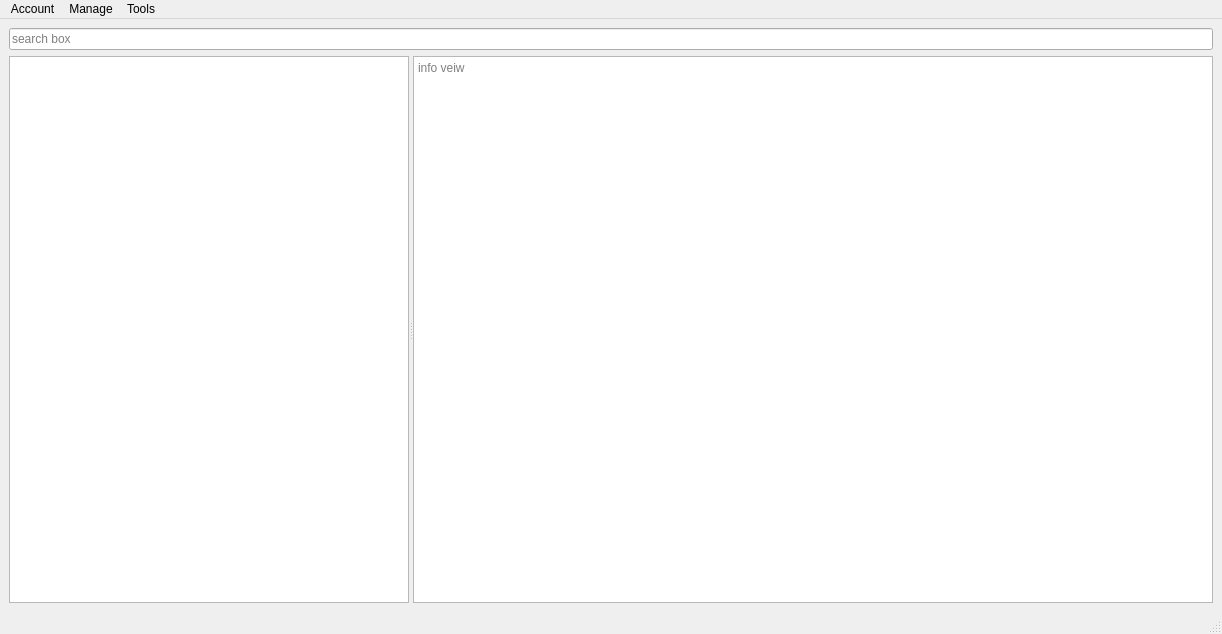
<?xml version="1.0" encoding="UTF-8"?>
<ui version="4.0">
 <class>IMDB</class>
 <widget class="QMainWindow" name="IMDB">
  <property name="geometry">
   <rect>
    <x>0</x>
    <y>0</y>
    <width>1222</width>
    <height>634</height>
   </rect>
  </property>
  <property name="windowTitle">
   <string>IMDB</string>
  </property>
  <widget class="QWidget" name="centralwidget">
   <layout class="QVBoxLayout" name="verticalLayout">
    <item>
     <widget class="QLineEdit" name="search_box">
      <property name="placeholderText">
       <string>search box</string>
      </property>
     </widget>
    </item>
    <item>
     <widget class="QSplitter" name="splitter">
      <property name="orientation">
       <enum>Qt::Horizontal</enum>
      </property>
      <widget class="QListWidget" name="title_list">
       <property name="maximumSize">
        <size>
         <width>400</width>
         <height>16777215</height>
        </size>
       </property>
       <property name="sortingEnabled">
        <bool>true</bool>
       </property>
      </widget>
      <widget class="QPlainTextEdit" name="info_TextEdit">
       <property name="readOnly">
        <bool>true</bool>
       </property>
       <property name="placeholderText">
        <string>info veiw</string>
       </property>
      </widget>
     </widget>
    </item>
   </layout>
  </widget>
  <widget class="QMenuBar" name="menubar">
   <property name="geometry">
    <rect>
     <x>0</x>
     <y>0</y>
     <width>1222</width>
     <height>25</height>
    </rect>
   </property>
   <widget class="QMenu" name="menuAccount">
    <property name="title">
     <string>Account</string>
    </property>
    <addaction name="actionSign_in"/>
    <addaction name="actionEdit"/>
    <addaction name="actionSign_up"/>
    <addaction name="separator"/>
    <addaction name="actionLog_out"/>
   </widget>
   <widget class="QMenu" name="menuManage">
    <property name="title">
     <string>Manage</string>
    </property>
    <addaction name="actionVote_Movie"/>
   </widget>
   <widget class="QMenu" name="menuTools">
    <property name="title">
     <string>Tools</string>
    </property>
    <addaction name="actionTop_10"/>
    <addaction name="actionRefresh"/>
    <addaction name="actionSave_Data"/>
    <addaction name="actionCountact_Us"/>
    <addaction name="actionExit"/>
   </widget>
   <addaction name="menuAccount"/>
   <addaction name="menuManage"/>
   <addaction name="menuTools"/>
  </widget>
  <widget class="QStatusBar" name="statusbar"/>
  <action name="actionSign_in">
   <property name="text">
    <string>Sign In</string>
   </property>
  </action>
  <action name="actionEdit">
   <property name="text">
    <string>Edit</string>
   </property>
  </action>
  <action name="actionSign_up">
   <property name="text">
    <string>Sign Up</string>
   </property>
  </action>
  <action name="actionLog_out">
   <property name="text">
    <string>Log Out</string>
   </property>
  </action>
  <action name="actionSave_Data">
   <property name="text">
    <string>Save Data</string>
   </property>
  </action>
  <action name="actionCountact_Us">
   <property name="text">
    <string>Contact Us</string>
   </property>
  </action>
  <action name="actionExit">
   <property name="text">
    <string>Exit</string>
   </property>
  </action>
  <action name="actionTop_10">
   <property name="text">
    <string>Top 10</string>
   </property>
  </action>
  <action name="actionVote_Movie">
   <property name="text">
    <string>Vote Movie</string>
   </property>
  </action>
  <action name="actionRefresh">
   <property name="text">
    <string>Refresh</string>
   </property>
  </action>
 </widget>
 <resources/>
 <connections/>
</ui>
